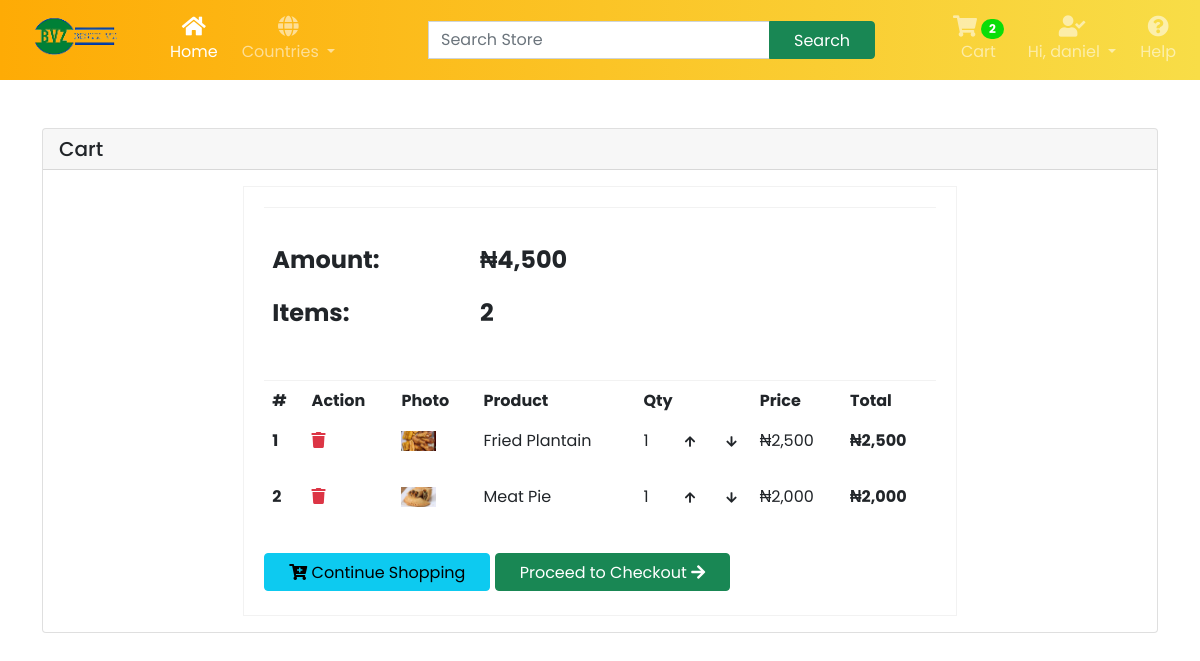
Screenshot of /cart/ (signed in) with the database file from the repository.
### account/models.py (models this page shows)
class NewUser(AbstractBaseUser, PermissionsMixin):
    STATUS = (
        ('M', 'M'),
        ('F', 'F'),
    )
    email = models.EmailField(_("Email Adress"), unique=True)
    first_name = models.CharField(max_length=150)
    last_name = models.CharField(max_length=150)
    middle_name = models.CharField(max_length=150)
    gender = models.CharField(max_length=10, choices=STATUS, null=True)
    phone_number = models.CharField(max_length=17, blank=True, null=True)
    joined_date = models.DateTimeField(default=timezone.now)
    is_staff = models.BooleanField(default = False)
    is_active = models.BooleanField(default=False)
    objects = CustomAccountManager()
    USERNAME_FIELD = "email"
    REQUIRED_FIELDS = ['first_name', 'last_name', 'middle_name', 'gender']
    def __str__(self):
        return self.last_name

### store/models.py (models this page shows, shortened)
class OrderItem(models.Model):
    product = models.ForeignKey(Product, on_delete=models.SET_NULL, null=True)
    order = models.ForeignKey(Order, on_delete=models.SET_NULL, null=True)
    quantity = models.IntegerField(default=0, null=True, blank=True)
    date_added = models.DateTimeField(auto_now_add=True)
    @property
    def get_total(self):
        total = self.product.price * self.quantity
        return total

class Product(models.Model):
    name = models.CharField(max_length=200)
    category = models.ForeignKey(Category, related_name='product_category', on_delete=models.CASCADE, null=True)
    slug = models.SlugField(max_length=255, unique=True, null=True)
    description = models.TextField(blank=True)
    in_stock = models.BooleanField(default=True)
    price = models.IntegerField()
    image = models.ImageField(null=True, blank=True)

### store/views.py (the view)
# urls.py: path('cart/', views.cart, name="cart"),
def cart(request):
    if request.user.is_authenticated:
        customer = request.user.customer
        order, created = Order.objects.get_or_create(customer=customer, complete=False)
        items = order.orderitem_set.all()
        if not items:
            return redirect('store')
    else:
        pass
    return render(request, 'store/cart.html')

### account/context_processors.py (called while the page is built)
def users(request):
    if request.user.is_authenticated:
        username = NewUser.objects.get(last_name=request.user)
        last_name = username.last_name
    else:
        last_name = "Account"
        pass
    return {'last_name': last_name}

### store/context_processors.py (called while the page is built, shortened)
def total_cart_items(request):
    if request.user.is_authenticated:
        customer = request.user.customer
        order, created = Order.objects.get_or_create(customer=customer, complete=False)
        items = order.orderitem_set.all()
        if order:
            orderitems = OrderItem.objects.filter(order=order)
            qty = sum([item.quantity for item in orderitems])
            cart_total = sum([item.get_total for item in orderitems])
        else:
            qty = 0
            cart_total = 0
    return {'qty': qty, 'cart_total': cart_total, 'items': items}

### templates/store/cart.html (shortened to what this page needs)
{% extends 'main.html' %}
{% load static %}
{% load humanize %}
{% block content %}
<div id= "mobile-container" class="container">
    <div class="contentbar">
            <div class="row">
                <div class="col-md-12 col-lg-12 col-xl-12 my-5">
                    <div class="card">
                        <div class="card-header">
                            <h5 class="card-title">Cart</h5>
                        </div>
                        <div class="card-body">
                            <div class="row justify-content-center">
                                <div class="col-lg-12 col-xl-8">
                                    <div class="cart-container">
                                        <div class="cart-body">
                                            <div class="row">
                                                <div class="col-md-12 order-1 order-lg-2 col-lg-7">
                                                    <div class="order-total table-responsive ">
                                                        <table class="table table-borderless text-right">
                                                            <tbody>
                                                                <tr>
                                                                    <td class="f-w-7 font-18"><h4><strong>Amount:</strong></h4></td>
                                                                    <td class="f-w-7 font-18"><h4><strong>&#8358;{{cart_total|intcomma}}</strong></h4></td>
                                                                </tr>
                                                                <tr>
                                                                    <td class="f-w-7 font-18"><h4><strong>Items:</strong></h4></td>
                                                                    <td class="f-w-7 font-18"><h4><strong>{{qty}}</strong></h4></td>
                                                                </tr>
                                                            </tbody>
                                                        </table>
                                                    </div>
                                                </div>
                                            </div>
                                        </div>
                                        <div class="cart-head">
                                            <div class="table-responsive">
                                                <table class="table table-borderless">
                                                    <thead>
                                                        <tr>
                                                            <th scope="col">#</th>
                                                            <th scope="col">Action</th>
                                                            <th scope="col">Photo</th>
                                                            <th scope="col">Product</th>
                                                            <th scope="col">Qty</th>
                                                            <th scope="col">Price</th>
                                                            <th scope="col" class="text-right">Total</th>
                                                        </tr>
                                                    </thead>
                                                    <tbody>
                                                        {% for item in items %}
                                                        <tr>
                                                            <th scope="row">{{forloop.counter}}</th>
                                                            <td><a href="#" class="text-danger"><i class="fas fa-trash"></i></a></td>
                                                            <td><img src="{{item.product.image.url}}" class="img-fluid" width="35" alt="product"></td>
                                                            <td>{{item.product.name}}</td>
                                                            <td class="quantity">
                                                                <div class="row">
                                                                    <p class="col-md-4">{{item.quantity}}</p>
                                                                    <div class=" col-md-4">
                                                                        <i data-product="{{item.product.id}}" data-action="add" class="fas fa-arrow-up fa-xs update-cart"></i>
                                                                    </div>
                                                                    <div class="col-md-4">
                                                                        <i data-product="{{item.product.id}}" data-action="remove" class="fas fa-arrow-down fa-xs update-cart"></i>
                                                                    </div>
                                                                </div>
                                                            </td>
                                                            <td>&#8358;{{item.product.price|intcomma}}</td>
                                                            <td class="text-right"><strong>&#8358;{{item.get_total|intcomma}}</strong></td>
                                                        </tr>
                                                        {% endfor %}
                                                    </tbody>
                                                </table>
                                            </div>
                                        </div>
                                        <div class="cart-footer text-right">
                                            <button onclick="window.location='/';" class="btn btn-info my-1"><i class="fas fa-cart-plus"></i> Continue Shopping</button>
                                            <a href=" {% url 'checkout' %} " class="btn btn-success">Proceed to Checkout <i class="fas fa-arrow-right"></i></a>
                                        </div>
                                    </div>
                                </div>
                            </div>
                        </div>
                    </div>
                </div>
            </div>
        </div>
        </div>
{% endblock content %}

### templates/main.html (shortened to what this page needs)
{% load static %}
{% load humanize %}
<!DOCTYPE html>
<html lang="en">
<head>
    <link href="https://cdn.jsdelivr.net/npm/bootstrap@5.0.2/dist/css/bootstrap.min.css" rel="stylesheet">
    <link rel="stylesheet" href="https://cdnjs.cloudflare.com/ajax/libs/OwlCarousel2/2.3.4/assets/owl.carousel.min.css">
    <link rel="stylesheet" href="https://cdnjs.cloudflare.com/ajax/libs/OwlCarousel2/2.3.4/assets/owl.theme.default.min.css" />
    <link href="https://cdnjs.cloudflare.com/ajax/libs/font-awesome/5.15.4/css/all.min.css" rel="stylesheet">
    <link rel="stylesheet" href="{% static 'styles/main.css' %}">
    <link rel="stylesheet" href="{% static 'styles/store/store.css' %}">
    <link rel="stylesheet" href="{% static 'styles/store/cart.css' %}">
    <link rel="stylesheet" href="{% static 'styles/store/checkout.css' %}">
    <link rel="stylesheet" href="{% static 'styles/store/productview.css' %}">
</head>
<body>
<nav class="navbar navbar-expand-lg navbar-dark gradient-custom">
    <div class="container-fluid">
      <a class="navbar-brand" href="#"><img id="logoimg" src="{% static 'images/logo.png' %}" alt=""></a>
      <div class="collapse navbar-collapse" id="navbarSupportedContent">
        <ul class="navbar-nav me-auto d-flex flex-row mt-3 mt-lg-0">
          <li class="nav-item text-center mx-2 mx-lg-1">
            <a class="nav-link active" aria-current="page" href="{% url 'store' %}">
              <div>
                <i class="fas fa-home fa-lg mb-1"></i>
              </div>
              Home
            </a>
          </li>
          <li class="nav-item dropdown text-center mx-2 mx-lg-1">
            <a class="nav-link dropdown-toggle" href="#" id="navbarDropdown" role="button" data-bs-toggle="dropdown" aria-haspopup="true" aria-expanded="false">
              <div>
                <i id='icon' class="fas fa-globe fa-lg mb-1"></i>
              </div>
              Countries
            </a>
          </li>
        </ul>
        <form class="d-flex input-group w-auto ms-lg-3 my-3 my-lg-0">
            <input type="search" class="form-control" placeholder="Search Store" aria-label="Search" />
            <button class="btn btn-outline-white btn-success" type="button" data-mdb-ripple-color="dark">
              Search
            </button>
          </form>
        <ul class="navbar-nav ms-auto d-flex flex-row mt-3 mt-lg-0">
          <li class="nav-item text-center mx-2 mx-lg-1">
            <a class="nav-link" href="{% url 'cart' %}">
              <div>
                <i id='icon' class="fa fa-shopping-cart fa-lg mb-1"></i>
                <span class="badge rounded-pill badge-notification cart-qty" id="badge">{{qty}}</span>
              </div>
              Cart
            </a>
          </li>
          {% if user.is_authenticated %}
            <li class="nav-item dropdown text-center mx-2 mx-lg-1">
              <a class="nav-link dropdown-toggle" href="#" id="navbarDropdown" role="button" data-bs-toggle="dropdown" aria-expanded="false">
                <div>
                  <i id='icon' class="fa fa-user-check fa-lg mb-1"></i>
                 </div>
                 Hi, {{last_name}}
              </a>
            </li>
          {% endif %}
          <li class="nav-item text-center mx-2 mx-lg-1">
            <a class="nav-link" href="{% url 'cart' %}">
              <div>
                <i id='icon' class="fa fa-question-circle fa-lg mb-1"></i>
              </div>
              Help
            </a>
          </li>
        </ul>
      </div>
    </div>
</nav>
    <div class="w-100 ">
      {% block content %}{% endblock content %}
    </div>
</body>
</html>

### static/styles/main.css (style rules this page uses)
.btn { padding: .45rem 1.5rem .35rem; }
#logoimg { width: 130px; height: 50px; }
#badge { background: #0add08; }
.gradient-custom { background: orange; background: -webkit-linear-gradient(to right, rgb(254, 171, 5), rgb(248, 221, 71)); background: linear-gradient(to right, rgb(254, 171, 5), rgb(248, 221, 71)) }
::placeholder { color: white; opacity: 1; }

### static/styles/store/store.css (style rules this page uses)
* { font-family: 'Poppins', sans-serif; }

### static/styles/store/cart.css (style rules this page uses)
.cart-container { width: 100%; border: 1px solid rgba(0, 0, 0, 0.05); padding: 20px; }
.cart-container .cart-body { border-top: 1px solid rgba(0, 0, 0, 0.05); border-bottom: 1px solid rgba(0, 0, 0, 0.05); padding: 30px 0 20px; }
.quantity { margin-bottom: 5px; }

### static/styles/store/productview.css (style rules this page uses)
.card-title { margin-bottom: 0; }

### rows the page displays
NewUser: last_name "daniel"
OrderItem: product.image (picture), product.name "Fried Plantain", quantity "1", product.price "2,500", get_total "2,500"
OrderItem: product.image (picture), product.name "Meat Pie", quantity "1", product.price "2,000", get_total "2,000"

### other values shown
{{ qty }} "2"
{{ cart_total|intcomma }} "4,500"
